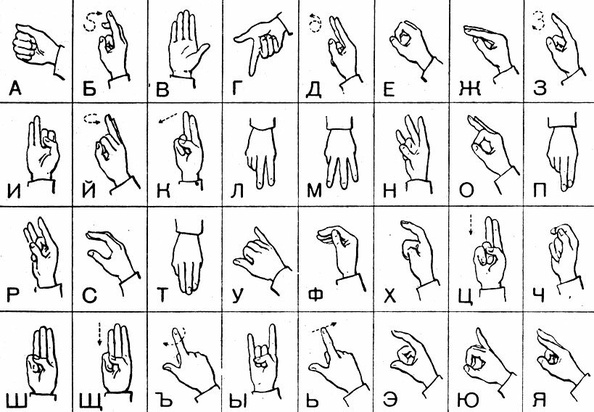
#> input picture exam10/Alphabet gestures v2.jpg, 594 x 412 px, shrunk from 819 x 568 before the run
$ jupyter execute exam.ipynb
#> lines starting #> are read from the running program, lines starting #| are printed output that depends on the picture
[cell 1]
from PIL import Image
from pathlib import Path

def split_image_by_path(image_path: str, tiles: tuple) -> dict:
    image = Image.open(image_path)
    width, height = image.size

    # вычисляем размеры плиток
    col_width = width // tiles[0]
    row_height = height // tiles[1]

    # определяем границы плиток
    x = 0
    y = 0
    split_images = []
    for i in range(tiles[1]):
        for j in range(tiles[0]):
            box = (x, y, x + col_width, y + row_height)
            split_image = image.crop(box)
            split_images.append(split_image)
            x += col_width
        x = 0
        y += row_height

    alphabet = {}
    alphas = sorted('йцукенгшщзхъфывапролджэячсмитьбю')

    Path('alphabet_gestures').mkdir(parents=True, exist_ok=True)
    for i, image in enumerate(split_images):
        alphabet[alphas[i]] = f'alphabet_gestures/split_image_{i}.jpg'
        image.save(f'alphabet_gestures/split_image_{i}.jpg') # сохраняем плитки картинки
    alphabet[' '] = f'alphabet_gestures/split_image_{len(alphas)}.jpg'
    Image.new('RGB', (col_width, row_height), 'white').save(f'alphabet_gestures/split_image_{len(alphas)}.jpg')
    return alphabet

[cell 2]
def split_image_by_image(image: Image, tiles: tuple) -> dict:
    image = image
    width, height = image.size

    # вычисляем размеры плиток
    col_width = width // tiles[0]
    row_height = height // tiles[1]

    # определяем границы плиток
    x = 0
    y = 0
    split_images = []
    for i in range(tiles[1]):
        for j in range(tiles[0]):
            box = (x, y, x + col_width, y + row_height)
            split_image = image.crop(box)
            split_images.append(split_image)
            x += col_width
        x = 0
        y += row_height

    alphabet = {}
    alphas = sorted('йцукенгшщзхъфывапролджэячсмитьбю')

    Path('alphabet_gestures').mkdir(parents=True, exist_ok=True)
    for i, image in enumerate(split_images):
        alphabet[alphas[i]] = f'alphabet_gestures/split_image_{i}.jpg'
        image.save(f'alphabet_gestures/split_image_{i}.jpg') # сохраняем плитки картинки
    alphabet[' '] = f'alphabet_gestures/split_image_{len(alphas)}.jpg'
    Image.new('RGB', (col_width, row_height), 'white').save(f'alphabet_gestures/split_image_{len(alphas)}.jpg')
    return alphabet

[cell 3]
def convert_word(word: str, alphabet: dict) -> None:
    alphas_in_word = list(word)
    image_for_size = Image.open(alphabet['а'])
    new_image = Image.new("RGB",
                          (image_for_size.size[0]*len(alphas_in_word),
                           image_for_size.size[1]), 'white')
    for i, alpha in enumerate(alphas_in_word):
        alpha_image = Image.open(alphabet[alpha])
        new_image.paste(alpha_image, (alpha_image.size[0]*i, 0))

    display(new_image)

[cell 4]
split_images = split_image_by_path('Alphabet gestures v2.jpg', (8, 4))
#> in split_image_by_path, image is the input picture: PIL image 594x412 L; min 0, max 255, mean 229.8
#> after the loop in split_image_by_path, `for i in range(tiles[1]):`: split_images = 32 items; y = 412
#> the loop in split_image_by_path, `for i, image in enumerate(split_images):` made 32 passes
#> pass 1, in split_image_by_path, `image.save(f'alphabet_gestures/split_image_{i}.jpg')`:
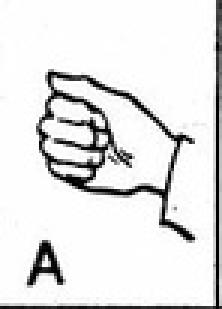
#> saved as split_image_0.jpg: PIL image 74x103 L (shown 3 times larger); min 0, max 255, mean 227.2
#> after the loop in split_image_by_path, `for i, image in enumerate(split_images):`: alphabet = 32 items
#> split_images = 33 items
convert_word('тестим работу', split_images)
#> in convert_word, `new_image = Image.new("RGB", (image_for_size.size[0]*len(alphas_in_wor..`: new_image: PIL image 962x103 RGB; every value is 255

[cell 5]
split_images = split_image_by_image(Image.open('Alphabet gestures.jpg'), (8, 4))
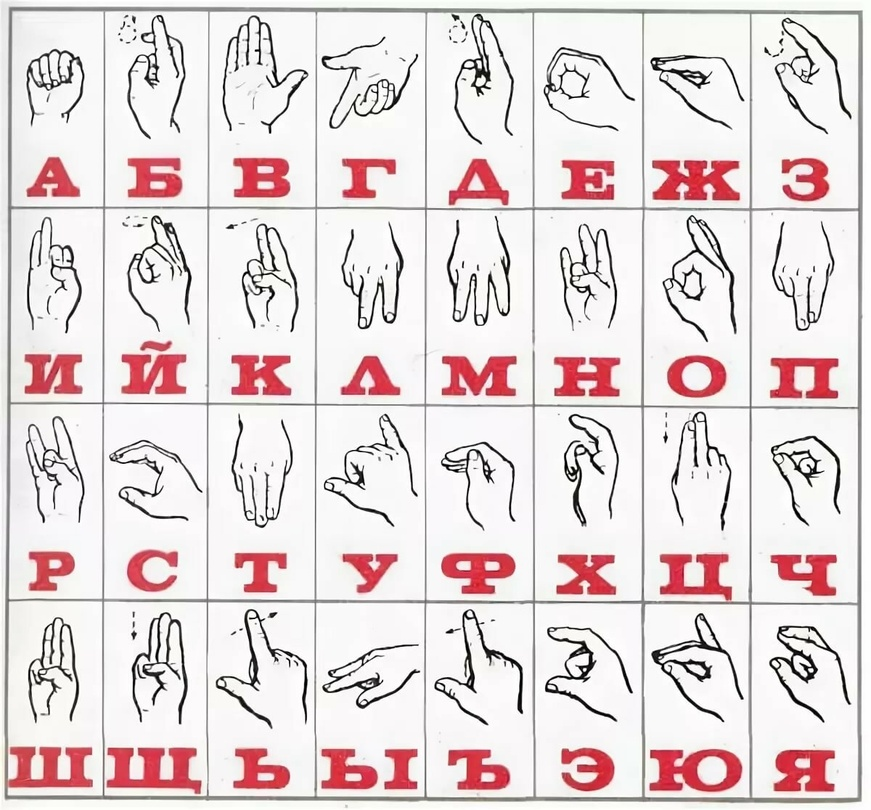
#> input picture exam10/Alphabet gestures.jpg, 871 x 810 px, shrunk from 1200 x 1116 before the run
#> in split_image_by_image, image is the input picture: PIL image 871x810 RGB; mean R, G, B 229.7, 218.2, 219
#> in split_image_by_image, `col_width = width // tiles[0]`: col_width = 108
#> in split_image_by_image, `row_height = height // tiles[1]`: row_height = 202
#> the loop in split_image_by_image, `for i in range(tiles[1]):` made 4 passes
#> y on passes 1 to 4: 202, 404, 606, 808
#> after the loop in split_image_by_image, `for i in range(tiles[1]):`: split_images = 32 items; y = 808
#> the loop in split_image_by_image, `for i, image in enumerate(split_images):` made 32 passes
#> pass 1, in split_image_by_image, `image.save(f'alphabet_gestures/split_image_{i}.jpg')`:
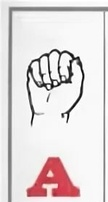
#> saved as split_image_0.jpg: PIL image 108x202 RGB; mean R, G, B 226.5, 219.4, 219.9
#> pass 2, in split_image_by_image, `image.save(f'alphabet_gestures/split_image_{i}.jpg')`:
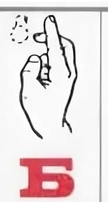
#> saved as split_image_1.jpg: PIL image 108x202 RGB; mean R, G, B 230.8, 220.5, 221.4
#> after the loop in split_image_by_image, `for i, image in enumerate(split_images):`: alphabet = 32 items
convert_word('тестим', split_images)
#> call 2 of convert_word, with word = 'тестим'
#> in convert_word (call 2), `new_image = Image.new("RGB", (image_for_size.size[0]*len(alphas_in_wor..`: new_image: PIL image 648x202 RGB; every value is 255
#> in convert_word (call 2), `display(new_image)`:
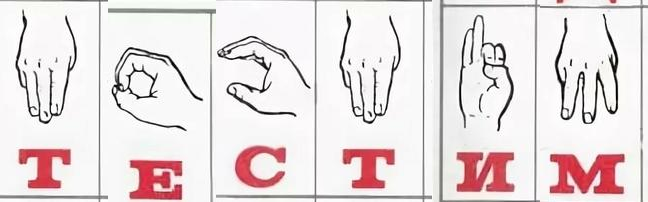
#> shown: PIL image 648x202 RGB; mean R, G, B 231.6, 221.8, 222.7

[cell 6]
split_images = split_image_by_image(Image.open('Alphabet gestures.jpg'), (8, 4))
#> the loop in split_image_by_image (call 2), `for i in range(tiles[1]):` made 4 passes
#> the loop in split_image_by_image (call 2), `for i, image in enumerate(split_images):` made 32 passes

convert_word('экзамен', split_images)
#> call 3 of convert_word, with word = 'экзамен'
#> in convert_word (call 3), `new_image = Image.new("RGB", (image_for_size.size[0]*len(alphas_in_wor..`: new_image: PIL image 756x202 RGB; every value is 255
#> in convert_word (call 3), `display(new_image)`:
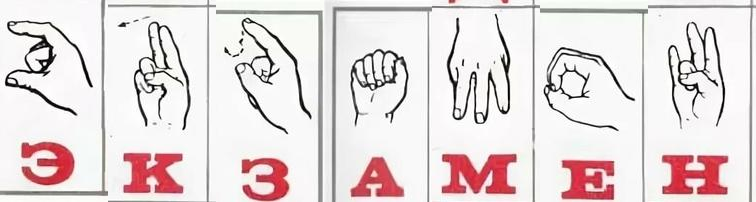
#> shown: PIL image 756x202 RGB; mean R, G, B 229.2, 218.9, 219.4

[cell 7]
split_images = split_image_by_path('Alphabet gestures v2.jpg', (8, 4))
#> the loop in split_image_by_path (call 2), `for i, image in enumerate(split_images):` made 32 passes
convert_word('экзамен', split_images)
#> call 4 of convert_word, with word = 'экзамен'
#> in convert_word (call 4), `new_image = Image.new("RGB", (image_for_size.size[0]*len(alphas_in_wor..`: new_image: PIL image 518x103 RGB; every value is 255
#> in convert_word (call 4), `alpha_image = Image.open(alphabet[alpha])`:
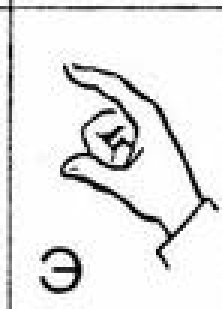
#> alpha_image: PIL image 74x103 L (shown 3 times larger); min 0, max 255, mean 230.9
#> in convert_word (call 4), `display(new_image)`:
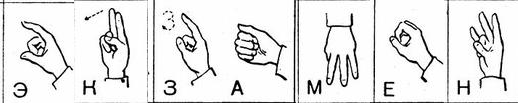
#> shown: PIL image 518x103 RGB; min 0, max 255, mean 229.9

[cell 8]
split_images = split_image_by_path('Alphabet gestures v2.jpg', (8, 4))
convert_word('привет мир', split_images)
#> in convert_word (call 5), `new_image = Image.new("RGB", (image_for_size.size[0]*len(alphas_in_wor..`: new_image: PIL image 740x103 RGB; every value is 255
#> in convert_word (call 5), `alpha_image = Image.open(alphabet[alpha])`:
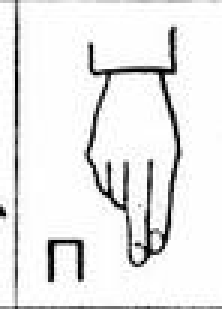
#> alpha_image: PIL image 74x103 L (shown 3 times larger); min 0, max 255, mean 232.9
#> in convert_word (call 5), `new_image.paste(alpha_image, (alpha_image.size[0]*i, 0))`:
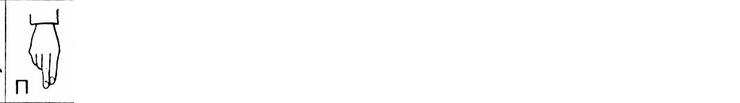
#> new_image: PIL image 740x103 RGB; min 0, max 255, mean 252.8
